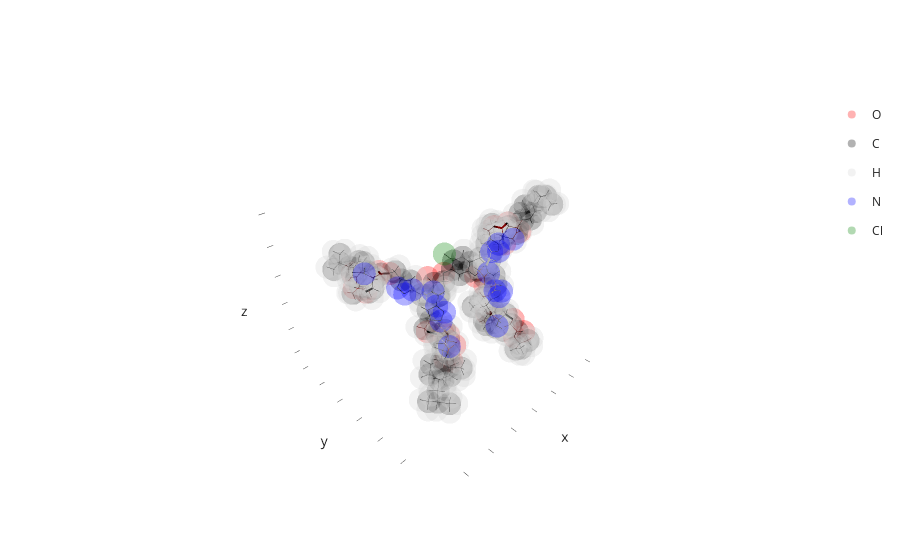

Here is the notebook cell this chart was saved with:
### Code cell
rotatron_params["radius"] = 25
env = make_environment(s)
sol, eval = agent(env, **agent_params)
final = auxiliary.apply_solution(sol, env, s.copy())
final.show()
